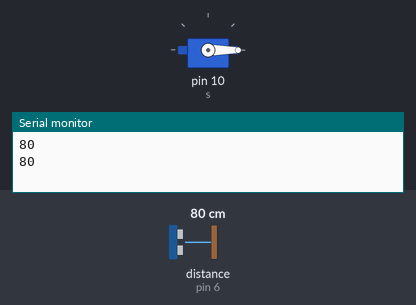
Recording of a sketch running on a simulated Arduino Uno, built with avr-gcc and run on an emulated ATmega328P. Shown: servo, the last lines printed to the serial monitor. The inputs (shaded band) are chosen by the test bench; at power-on: distance to the obstacle (sensor on pin 6) 80 cm.

Above: at 1.8 s.
1.9 s: distance to the obstacle (sensor on pin 6) set to 12 cm
3.4 s: distance to the obstacle (sensor on pin 6) set to 9 cm
At 4.5 s:
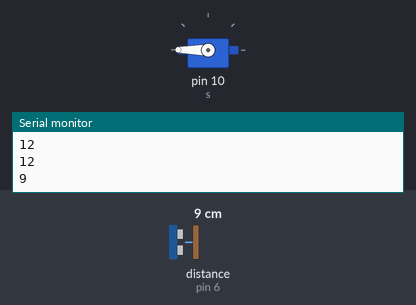
5.5 s: distance to the obstacle (sensor on pin 6) set to 18 cm
At 7.2 s:
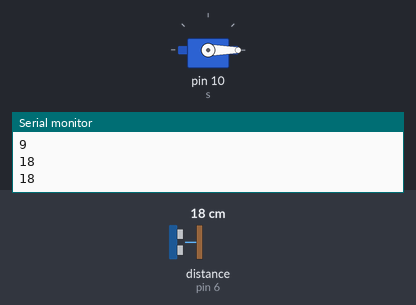
7.5 s: distance to the obstacle (sensor on pin 6) set to 2 cm
At 8.9 s:
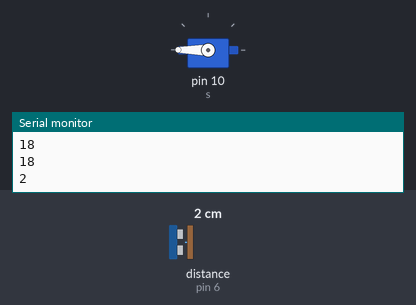
Timing chart, 0 to 10.5 s (numbered marks = the images above; inputs shaded):
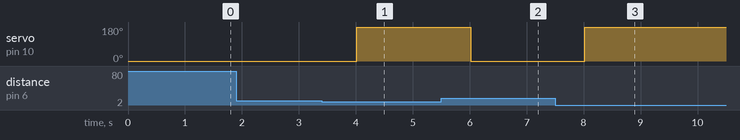

Measured:
- the behaviour switches between 11 and 10 cm on distance to the obstacle (sensor on pin 6) (found by bisection; images 0 and 1)
- after the input at 3.4 s, servo on pin 10 (s): 0° → 180° after 0.62 s
- after the input at 5.5 s, servo on pin 10 (s): 180° → 0° after 0.52 s
- after the input at 7.5 s, servo on pin 10 (s): 0° → 180° after 0.52 s

The sketch:

sketch_apr20a_sensor.ino
```cpp
#include <Ultrasonic.h>
Ultrasonic u=Ultrasonic(7,6);
#include <Servo.h>
Servo s=Servo();

void setup() {
  s.attach(10);
Serial.begin(9600);


}

void loop() {

  int d= u.distanceRead();

  Serial.println(d);

  if (10<d) {
    s.write(0);
    delay(1000);
  }else{
    s.write(180);
    delay(1000);
  }
}
```
